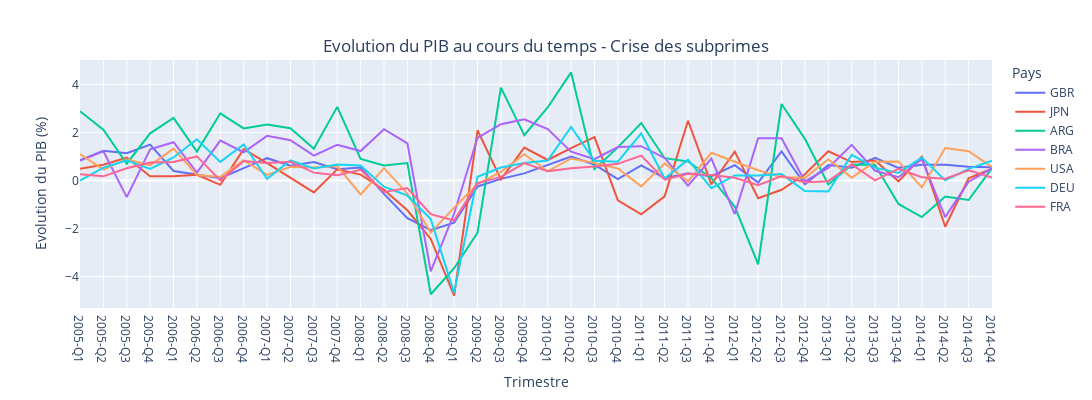

The notebook cell this image was saved under:
### Markdown cell above
En temps normal, les fluctuations du PIB sont relativement faibles. Cependant, celui-ci peut être influencé par des évènements politiques, économiques, sanitaires majeurs.

Ce phénomène est facilement vérifiable en étudiant l'évolution du PIB aux dates d'évènements ayant marqué l'histoire.
Ainsi, en prenant l'exemple des évènements de Mai 1968, considérés comme les plus importants mouvements sociaux de l'histoire de France du XXe siècle nous remarquons une forte décroissance du PIB durant le 2e trimestre de 1968.

Nous pouvons vérifier la corrélation de cette décroissance en comparant l'évolution du PIB français avec celui d'autres nations voisines de la France.

Avec une décroissance de près de -7.6% pour la France et, dans le même temps, une croissance allant jusqu'à 3% pour des pays frontaliers de la France, la corrélation avec les manifestations et grèves de Mai 1968 ne laisse aucun doute.

### Code cell
list_dates = g.get_list_dates_q(2005, 2015)#Dates pour lesquelles nous souhaitons afficher les données
df_fra_usa = g.filter_df(['FRA', 'DEU', 'USA', 'JPN', 'GBR', 'ARG', 'BRA'], 'Q', 'TOT', 'PC_CHGPP', list_dates)#Filtrage du df principal en fonction des éléments désirés

g.line_graph(df_fra_usa, x='TIME', y='Value', x_label="Trimestre", y_label="Evolution du PIB (%)", title='Evolution du PIB au cours du temps - Crise des subprimes')#Création des courbes
g.display()

### Figure 1 — Plotly figure (JSON) as saved in the notebook; plotly's stock layout.template omitted (floating-point values rounded to 4 significant figures)
{"data": [{"legendgroup": "GBR", "line": {"color": "#636efa", "dash": "solid"}, "mode": "lines", "name": "GBR", "orientation": "v", "showlegend": true, "type": "scatter", "x": ["2005-Q1", "2005-Q2", "2005-Q3", "2005-Q4", "2006-Q1", "2006-Q2", "2006-Q3", "2006-Q4", "2007-Q1", "2007-Q2", "2007-Q3", "2007-Q4", "2008-Q1", "2008-Q2", "2008-Q3", "2008-Q4", "2009-Q1", "2009-Q2", "2009-Q3", "2009-Q4", "2010-Q1", "2010-Q2", "2010-Q3", "2010-Q4", "2011-Q1", "2011-Q2", "2011-Q3", "2011-Q4", "2012-Q1", "2012-Q2", "2012-Q3", "2012-Q4", "2013-Q1", "2013-Q2", "2013-Q3", "2013-Q4", "2014-Q1", "2014-Q2", "2014-Q3", "2014-Q4"], "xaxis": "x", "y": [0.8404, 1.243, 1.139, 1.5, 0.3993, 0.2515, 0.1028, 0.5195, 0.9333, 0.62, 0.7763, 0.4711, 0.5425, -0.5547, -1.564, -2.065, -1.747, -0.2434, 0.07103, 0.3001, 0.6371, 1.002, 0.6632, 0.06333, 0.6295, 0.09946, 0.3101, 0.1859, 0.6436, -0.07886, 1.216, -0.1538, 0.6446, 0.536, 0.9457, 0.5309, 0.659, 0.6557, 0.576, 0.5593], "yaxis": "y"}, {"legendgroup": "JPN", "line": {"color": "#EF553B", "dash": "solid"}, "mode": "lines", "name": "JPN", "orientation": "v", "showlegend": true, "type": "scatter", "x": ["2005-Q1", "2005-Q2", "2005-Q3", "2005-Q4", "2006-Q1", "2006-Q2", "2006-Q3", "2006-Q4", "2007-Q1", "2007-Q2", "2007-Q3", "2007-Q4", "2008-Q1", "2008-Q2", "2008-Q3", "2008-Q4", "2009-Q1", "2009-Q2", "2009-Q3", "2009-Q4", "2010-Q1", "2010-Q2", "2010-Q3", "2010-Q4", "2011-Q1", "2011-Q2", "2011-Q3", "2011-Q4", "2012-Q1", "2012-Q2", "2012-Q3", "2012-Q4", "2013-Q1", "2013-Q2", "2013-Q3", "2013-Q4", "2014-Q1", "2014-Q2", "2014-Q3", "2014-Q4"], "xaxis": "x", "y": [0.4899, 0.6632, 0.9603, 0.1808, 0.1835, 0.2438, -0.1774, 1.31, 0.7298, 0.1131, -0.4903, 0.4716, 0.2503, -0.3811, -1.236, -2.43, -4.786, 2.094, 0.05375, 1.372, 0.8576, 1.353, 1.81, -0.8207, -1.401, -0.653, 2.493, -0.1586, 1.208, -0.7324, -0.3807, 0.2652, 1.221, 0.771, 0.8355, -0.0308, 0.9935, -1.922, 0.09151, 0.4989], "yaxis": "y"}, {"legendgroup": "ARG", "line": {"color": "#00cc96", "dash": "solid"}, "mode": "lines", "name": "ARG", "orientation": "v", "showlegend": true, "type": "scatter", "x": ["2005-Q1", "2005-Q2", "2005-Q3", "2005-Q4", "2006-Q1", "2006-Q2", "2006-Q3", "2006-Q4", "2007-Q1", "2007-Q2", "2007-Q3", "2007-Q4", "2008-Q1", "2008-Q2", "2008-Q3", "2008-Q4", "2009-Q1", "2009-Q2", "2009-Q3", "2009-Q4", "2010-Q1", "2010-Q2", "2010-Q3", "2010-Q4", "2011-Q1", "2011-Q2", "2011-Q3", "2011-Q4", "2012-Q1", "2012-Q2", "2012-Q3", "2012-Q4", "2013-Q1", "2013-Q2", "2013-Q3", "2013-Q4", "2014-Q1", "2014-Q2", "2014-Q3", "2014-Q4"], "xaxis": "x", "y": [2.884, 2.115, 0.7024, 1.967, 2.607, 1.208, 2.799, 2.171, 2.331, 2.177, 1.328, 3.068, 0.903, 0.6286, 0.7337, -4.73, -3.647, -2.169, 3.868, 1.894, 3.044, 4.504, 0.4748, 1.383, 2.398, 0.9334, 0.7933, 0.09996, -1.084, -3.482, 3.189, 1.738, -0.1609, 0.6652, 0.6483, -0.9701, -1.52, -0.6596, -0.8082, 0.5236], "yaxis": "y"}, {"legendgroup": "BRA", "line": {"color": "#ab63fa", "dash": "solid"}, "mode": "lines", "name": "BRA", "orientation": "v", "showlegend": true, "type": "scatter", "x": ["2005-Q1", "2005-Q2", "2005-Q3", "2005-Q4", "2006-Q1", "2006-Q2", "2006-Q3", "2006-Q4", "2007-Q1", "2007-Q2", "2007-Q3", "2007-Q4", "2008-Q1", "2008-Q2", "2008-Q3", "2008-Q4", "2009-Q1", "2009-Q2", "2009-Q3", "2009-Q4", "2010-Q1", "2010-Q2", "2010-Q3", "2010-Q4", "2011-Q1", "2011-Q2", "2011-Q3", "2011-Q4", "2012-Q1", "2012-Q2", "2012-Q3", "2012-Q4", "2013-Q1", "2013-Q2", "2013-Q3", "2013-Q4", "2014-Q1", "2014-Q2", "2014-Q3", "2014-Q4"], "xaxis": "x", "y": [0.8331, 1.219, -0.6863, 1.3, 1.599, 0.329, 1.663, 1.179, 1.864, 1.682, 1.04, 1.493, 1.228, 2.141, 1.549, -3.777, -1.371, 1.781, 2.345, 2.555, 2.149, 1.203, 0.8956, 1.397, 1.431, 0.9436, -0.2103, 0.9111, -1.392, 1.76, 1.764, -0.03023, 0.5251, 1.489, 0.4083, 0.1387, 0.8929, -1.519, -0.04502, 0.512], "yaxis": "y"}, {"legendgroup": "USA", "line": {"color": "#FFA15A", "dash": "solid"}, "mode": "lines", "name": "USA", "orientation": "v", "showlegend": true, "type": "scatter", "x": ["2005-Q1", "2005-Q2", "2005-Q3", "2005-Q4", "2006-Q1", "2006-Q2", "2006-Q3", "2006-Q4", "2007-Q1", "2007-Q2", "2007-Q3", "2007-Q4", "2008-Q1", "2008-Q2", "2008-Q3", "2008-Q4", "2009-Q1", "2009-Q2", "2009-Q3", "2009-Q4", "2010-Q1", "2010-Q2", "2010-Q3", "2010-Q4", "2011-Q1", "2011-Q2", "2011-Q3", "2011-Q4", "2012-Q1", "2012-Q2", "2012-Q3", "2012-Q4", "2013-Q1", "2013-Q2", "2013-Q3", "2013-Q4", "2014-Q1", "2014-Q2", "2014-Q3", "2014-Q4"], "xaxis": "x", "y": [1.107, 0.4616, 0.8913, 0.6315, 1.33, 0.2337, 0.1546, 0.8519, 0.2355, 0.5729, 0.5433, 0.6078, -0.5747, 0.5164, -0.5414, -2.164, -1.123, -0.144, 0.3641, 1.098, 0.3848, 0.922, 0.7372, 0.5019, -0.2404, 0.715, -0.02778, 1.159, 0.783, 0.4302, 0.1349, 0.1139, 0.8857, 0.1234, 0.7834, 0.7982, -0.2827, 1.354, 1.221, 0.5628], "yaxis": "y"}, {"legendgroup": "DEU", "line": {"color": "#19d3f3", "dash": "solid"}, "mode": "lines", "name": "DEU", "orientation": "v", "showlegend": true, "type": "scatter", "x": ["2005-Q1", "2005-Q2", "2005-Q3", "2005-Q4", "2006-Q1", "2006-Q2", "2006-Q3", "2006-Q4", "2007-Q1", "2007-Q2", "2007-Q3", "2007-Q4", "2008-Q1", "2008-Q2", "2008-Q3", "2008-Q4", "2009-Q1", "2009-Q2", "2009-Q3", "2009-Q4", "2010-Q1", "2010-Q2", "2010-Q3", "2010-Q4", "2011-Q1", "2011-Q2", "2011-Q3", "2011-Q4", "2012-Q1", "2012-Q2", "2012-Q3", "2012-Q4", "2013-Q1", "2013-Q2", "2013-Q3", "2013-Q4", "2014-Q1", "2014-Q2", "2014-Q3", "2014-Q4"], "xaxis": "x", "y": [-1.541e-06, 0.5363, 0.8466, 0.483, 0.9613, 1.723, 0.78, 1.504, 0.07356, 0.8381, 0.5073, 0.6659, 0.6322, -0.2545, -0.6271, -1.604, -4.674, 0.1597, 0.5465, 0.736, 0.8318, 2.23, 0.8288, 0.7895, 1.964, 0.08419, 0.8728, -0.3127, 0.217, 0.2087, 0.2707, -0.4361, -0.4563, 1.069, 0.5391, 0.3197, 0.9559, 0.01018, 0.4886, 0.8307], "yaxis": "y"}, {"legendgroup": "FRA", "line": {"color": "#FF6692", "dash": "solid"}, "mode": "lines", "name": "FRA", "orientation": "v", "showlegend": true, "type": "scatter", "x": ["2005-Q1", "2005-Q2", "2005-Q3", "2005-Q4", "2006-Q1", "2006-Q2", "2006-Q3", "2006-Q4", "2007-Q1", "2007-Q2", "2007-Q3", "2007-Q4", "2008-Q1", "2008-Q2", "2008-Q3", "2008-Q4", "2009-Q1", "2009-Q2", "2009-Q3", "2009-Q4", "2010-Q1", "2010-Q2", "2010-Q3", "2010-Q4", "2011-Q1", "2011-Q2", "2011-Q3", "2011-Q4", "2012-Q1", "2012-Q2", "2012-Q3", "2012-Q4", "2013-Q1", "2013-Q2", "2013-Q3", "2013-Q4", "2014-Q1", "2014-Q2", "2014-Q3", "2014-Q4"], "xaxis": "x", "y": [0.269, 0.1775, 0.513, 0.7523, 0.7765, 1.007, 0.004327, 0.8114, 0.7293, 0.7796, 0.3315, 0.2272, 0.4493, -0.4705, -0.313, -1.397, -1.66, -0.1044, 0.1558, 0.7266, 0.3852, 0.5132, 0.5831, 0.6981, 1.04, 0.04181, 0.285, 0.2332, 0.1159, -0.1918, 0.1912, -0.07192, -0.02305, 0.6763, 0.009197, 0.4932, 0.1384, 0.07441, 0.4251, 0.1286], "yaxis": "y"}], "layout": {"height": 400, "hovermode": "x unified", "legend": {"title": {"text": "Pays"}, "tracegroupgap": 0}, "margin": {"t": 60}, "title": {"text": "Evolution du PIB au cours du temps - Crise des subprimes", "x": 0.5, "xanchor": "center", "y": 0.9, "yanchor": "top"}, "width": 1500, "xaxis": {"anchor": "y", "domain": [0, 1], "title": {"text": "Trimestre"}}, "yaxis": {"anchor": "x", "domain": [0, 1], "title": {"text": "Evolution du PIB (%)"}}}}
